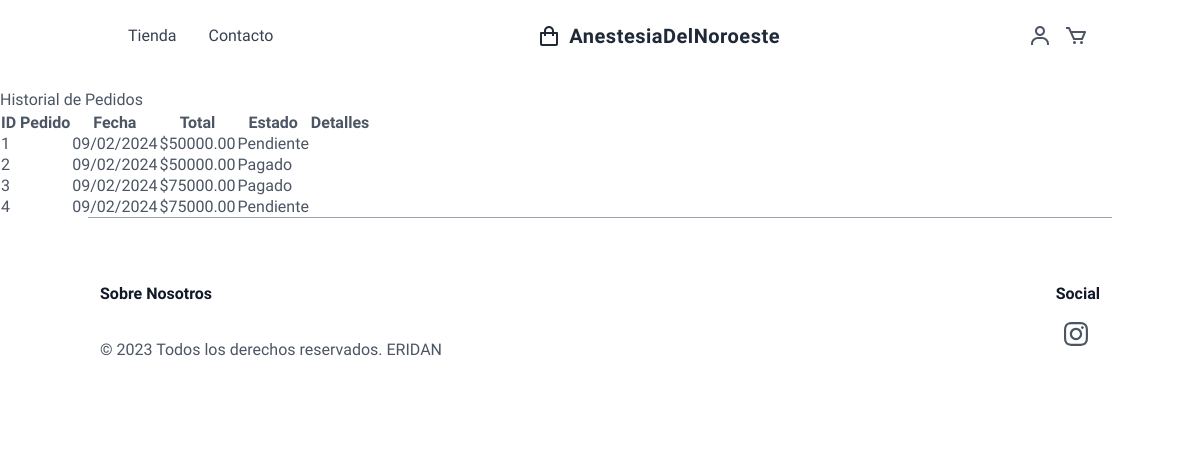
The page /order_history (signed in) on the database its author committed.
### app/models.py (models this page shows)
class Order(db.Model):
    __tablename__ = 'order'
    id = db.Column(db.Integer, primary_key=True)
    created_at = db.Column(db.DateTime, default=datetime.utcnow)
    user_id = db.Column(db.Integer, db.ForeignKey('usuarios.id'), nullable=True)  # Ahora nullable
    guest_email = db.Column(db.String(100), nullable=True)  # Para usuarios no registrados
    status = db.Column(db.String(50), default='Pendiente')
    total = db.Column(db.Float)
    phone = db.Column(db.String(10))  # Número de teléfono de contacto
    shipping_address = db.relationship('ShippingAddress', backref='order')
    order_items = db.relationship('OrderItem', backref='order', lazy='dynamic')
    cartsession_id = db.Column(db.String(36), nullable=True)  # Asumiendo que usas un UUID como ID de sesión

### app/views.py (the view)
    @app.route('/order_history')
    @login_required
    def order_history():
        orders = Order.query.filter_by(user_id=current_user.id).all()
        return render_template('eccomerce/order_history.html', orders=orders)

### app/__init__.py (called while the page is built)
def create_app():
    app = Flask(__name__)
    app.config.from_object('config.Config')
    csrf.init_app(app)
    db.init_app(app)
    migrate.init_app(app, db)
    login_manager.init_app(app)
    login_manager.login_view = 'login'
    limiter.init_app(app)
    mail.init_app(app)
    cache.init_app(app)
    @login_manager.user_loader
    def load_user(user_id):
        from .models import Usuario
        return Usuario.query.get(int(user_id))
    from .views import init_routes
    init_routes(app)
    return app

### app/templates/eccomerce/order_history.html (shortened to what this page needs)
{% extends "base.html" %}
{% block contenido %}
<section class="banner_main">
<div class="container mt-4">
    <h2>Historial de Pedidos</h2>
    {% if orders %}
        <table class="table table-striped">
            <thead>
                <tr>
                    <th>ID Pedido</th>
                    <th>Fecha</th>
                    <th>Total</th>
                    <th>Estado</th>
                    <th>Detalles</th>
                </tr>
            </thead>
            <tbody>
                {% for order in orders %}
                <tr>
                    <td>{{ order.id }}</td>
                    <td>{{ order.created_at.strftime("%d/%m/%Y") }}</td>
                    <td>${{ "%.2f"|format(order.total) }}</td>
                    <td>{{ order.status }}</td>
                    <td>
                    </td>
                </tr>
                {% endfor %}
            </tbody>
        </table>
    {% else %}
        <p>No tienes pedidos anteriores.</p>
    {% endif %}
</div>
{% endblock %}

### app/templates/base.html (style rules this page uses)
.work-sans { font-family: 'Work Sans', sans-serif; }

### rows shown on the page
Order: id "1", created_at "09/02/2024", total "50000.00", status "Pendiente"
Order: id "2", created_at "09/02/2024", total "50000.00", status "Pagado"
Order: id "3", created_at "09/02/2024", total "75000.00", status "Pagado"
Order: id "4", created_at "09/02/2024", total "75000.00", status "Pendiente"
